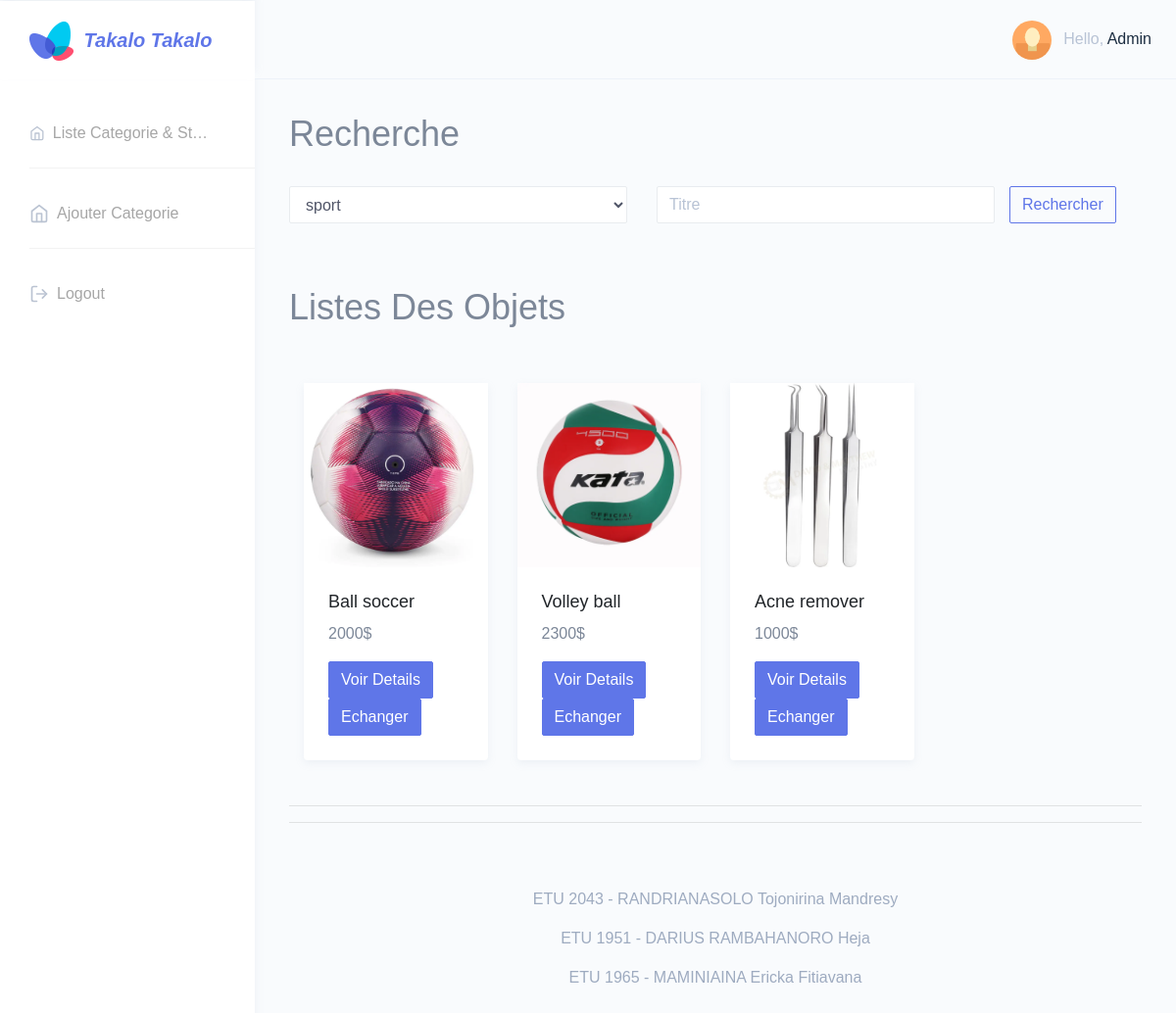
The page /index.php/options/list_objet (signed in) on the database its author committed.
### tables this page shows
CREATE TABLE objet(
    id_objet int AUTO_INCREMENT,
    id_categorie int,
    id_utilisateur int,
    titre VARCHAR(30),
    description VARCHAR(500),
    image VARCHAR(20),
    prix double,
    etat int,

    PRIMARY KEY (id_objet),
    FOREIGN KEY (id_categorie) REFERENCES categorie(id_categorie),
    FOREIGN KEY (id_utilisateur) REFERENCES utilisateur(id_utilisateur)

);

### application/views/template/template.php (called while the page is built)
<?php
	$this->load->view('template/header');
	$this->load->view($page);
	$this->load->view('template/footer');
?>

### application/controllers/Options.php (called while the page is built, shortened)
<?php
class Options extends CI_Controller {
	public function __construct(){
        $this->load->model('Objet');
        $this->load->model('Categorie');
	}
	public function list_objet(){
		$objet=$this->Objet->getObjetNotMine($_SESSION['id_utilisateur']);
		$categorie=$this->Categorie->getAll();
		$data['objet']=$objet;
		$data['categorie']=$categorie;
		$data['page']='Liste_Objet';
		$this->load->view('template/template',$data);
	}
}

### index.php (called while the page is built, shortened)
<?php
require_once BASEPATH.'core/CodeIgniter.php';

### application/models/Categorie.php (called while the page is built, shortened)
<?php
class Categorie extends CI_Model {
        public function getAll(){
                $query = $this->db->get("categorie");
                return $query->result_array();
        }
}
?>

### application/models/Objet.php (called while the page is built, shortened)
<?php
    class Objet extends CI_Model{
        public function getObjetNotMine($id_utilisateur){
            $query=$this->db->query('SELECT * from objet where id_utilisateur!='.$id_utilisateur.' and etat=0');
            return $query->result_array();
        }
    }
?>

### application/views/Liste_Objet.php (the view, shortened to what this page needs)
<h1>Recherche</h1>
<br>
<?php echo form_open('Recherche/resultatRecherche') ?>
    <div class="row">
        <div class="col-md-5">
            <div class="form-group">
                <select name="id_categorie" class="form-control" id="nametext">
                    <?php $j=0; ?>
                        <?php foreach($categorie as $c){ ?>
                        <option value="<?php echo $c['id_categorie'] ; ?>"><?php echo $c['nom'] ; ?></option>
                        <?php $j++; } ?>
                </select>
            </div>
        </div>
        <div class="col-md-5">
            <div class="form-group">
                <input type="text" class="form-control" name="titre" placeholder="Titre">
            </div>
        </div>
        <div class="form-group">
            <button type="submit" class="btn btn-outline-info float-right">Rechercher</button>
        </div>
    </div>
<?php echo form_close(); ?>
<br>
<br>
<h1>Listes Des Objets</h1>
<br>
<br>
<div class="row">
        <div class="container-fluid">
                    <div class="col-12">
                        <div class="row">
                            <?php $i=0; ?>
                            <?php foreach($objet as $obj){ ?>
                                <div class="col-lg-3 col-md-6">
                                    <div class="card">
                                        <img class="card-img-top img-fluid" src="<?php echo base_url()?>/images/<?php echo $obj['image']; ?>.jpg"
                                            alt="" >
                                        <div class="card-body">
                                            <h4 class="card-title"><?php echo $obj['titre'] ; ?></h4>
                                            <p class="card-text"><?php echo $obj['prix'] ; ?>$ </p>
                                            <a class="btn btn-primary" href="<?php echo site_url('Details/GetDetail/'.$obj['id_objet']) ?>">
                                                Voir Details
                                            </a>
                                            <?php if(!isset($id_objet)){ ?>
                                                <a href="<?php echo site_url('Options/mes_objets/'.$obj['id_objet']) ?>" class="btn btn-primary">Echanger</a>
                                            <?php }else{?>
                                                <a href="<?php echo site_url('Options/echanger/'.$id_objet.'/'.$obj['id_objet']) ?>" class="btn btn-primary">Echanger</a>
                                            <?php } ?>
                                        </div>
                                    </div>
                                </div>
                            <?php $i++; } ?>
                    </div>
                </div>
        </div>
    </div>
<hr>
    <hr>

### application/views/template/header.php (shortened to what this page needs)
<!DOCTYPE html>
<html dir="ltr" lang="en">
<head>
    <link href="<?php echo base_url()?>assets/extra-libs/c3/c3.min.css" rel="stylesheet">
    <link href="<?php echo base_url()?>assets/libs/chartist/dist/chartist.min.css" rel="stylesheet">
    <link href="<?php echo base_url()?>assets/extra-libs/jvector/jquery-jvectormap-2.0.2.css" rel="stylesheet" />
    <link href="<?php echo base_url()?>dist/css/style.min.css" rel="stylesheet">
</head>
<body>
        <div id="main-wrapper" data-theme="light" data-layout="vertical" data-navbarbg="skin6" data-sidebartype="full"
        data-sidebar-position="fixed" data-header-position="fixed" data-boxed-layout="full">
        <header class="topbar" data-navbarbg="skin6">
            <nav class="navbar top-navbar navbar-expand-md">
                <div class="navbar-header" data-logobg="skin6">
                    <div class="navbar-brand">
                        <a href="<?php echo site_url('Options/list_objet') ?>">
                            <b class="logo-icon">
                                <img src="<?php echo base_url()?>assets/images/logo-icon.png"  alt="homepage" class="dark-logo" />
                            </b>
                            <span class="logo-text" style="font-style: italic; font-weight: bold;" >
                                Takalo Takalo
                            </span>
                        </a>
                    </div>
                </div>
                <div class="navbar-collapse collapse" id="navbarSupportedContent">
                    <ul class="navbar-nav float-right">
                        <li class="nav-item dropdown">
                            <a class="nav-link dropdown-toggle" href="javascript:void(0)" data-toggle="dropdown"
                                aria-haspopup="true" aria-expanded="false">
                                <img src="<?php echo base_url()?>assets/images/users/1.jpg" alt="user" class="rounded-circle"
                                    width="40">
                                <span class="ml-2 d-none d-lg-inline-block"><span>Hello,</span> <span
                                        class="text-dark"><?php echo $_SESSION['nom']?></span></span>
                            </a>
                        </li>
                    </ul>
                </div>
            </nav>
        </header>
        <aside class="left-sidebar" data-sidebarbg="skin6">
            <div class="scroll-sidebar" data-sidebarbg="skin6">
                <nav class="sidebar-nav">
                    <ul id="sidebarnav">
                    <?php if(!$_SESSION['admin']){ ?>
                        <li class="sidebar-item">
                            <a class="sidebar-link sidebar-link" href="<?php echo site_url('Options/list_objet') ?>"
                                aria-expanded="false">
                                <i data-feather="home" class="feather-icon"></i>
                                <span class="hide-menu">Liste Objets</span>
                            </a>
                        </li>
                        <li class="list-divider"></li>
                        <li class="sidebar-item">
                            <a class="sidebar-link sidebar-link" href="<?php echo site_url('Options/mes_objets') ?>"
                                aria-expanded="false">
                                <i data-feather="home" class="feather-icon"></i>
                                <span class="hide-menu">Mes Objets</span>
                            </a>
                        </li>
                        <li class="list-divider"></li>
                        <li class="sidebar-item">
                            <a class="sidebar-link sidebar-link" href="<?php echo site_url('Reponse/getProposition') ?>"
                                aria-expanded="false">
                                <i data-feather="home" class="feather-icon"></i>
                                <span class="hide-menu">Proposition</span>
                            </a>
                        </li>
                        <li class="list-divider"></li>
                    <?php }else{ ?>
                        <li class="sidebar-item">
                            <a class="sidebar-link sidebar-link" href="<?php echo site_url('Back_Office/list_categorie') ?>"
                                aria-expanded="false">
                                <i data-feather="home" class="feather-icon"></i>
                                <span class="hide-menu">Liste Categorie & Statistique</span>
                            </a>
                        </li>
                        <li class="list-divider"></li>
                        <li class="sidebar-item">
                            <a class="sidebar-link sidebar-link" href="<?php echo site_url('Back_Office/ajout_categorie') ?>"
                                aria-expanded="false">
                                <i data-feather="home" class="feather-icon"></i>
                                <span class="hide-menu">Ajouter Categorie</span>
                            </a>
                        </li>
                        <li class="list-divider"></li>
                    <?php } ?>
                       <li class="sidebar-item"> <a class="sidebar-link sidebar-link" href="<?php echo site_url('Log_out/se_deconnecter') ?>"
                                aria-expanded="false"><i data-feather="log-out" class="feather-icon"></i><span
                                    class="hide-menu">Logout</span></a></li>
                    </ul>
                </nav>
            </div>
        </aside>
    <div class="page-wrapper">
        <div class="container-fluid">

### application/views/template/footer.php (shortened to what this page needs)
</div>
<footer class="footer text-center text-muted">
    <p>ETU 2043 - RANDRIANASOLO Tojonirina Mandresy</p>
    <p>ETU 1951 - DARIUS RAMBAHANORO Heja</p>
    <p>ETU 1965 - MAMINIAINA Ericka Fitiavana</p>
</footer>
        </div>
    </div>
</body>
</html>

### rows shown on the page
objet: image (picture), titre "Ball soccer", prix "2000"
objet: image (picture), titre "Volley ball", prix "2300"
objet: image (picture), titre "Acne remover", prix "1000"

### other values the page prints
$_SESSION['nom'] "Admin"
form field id_categorie "sport"
